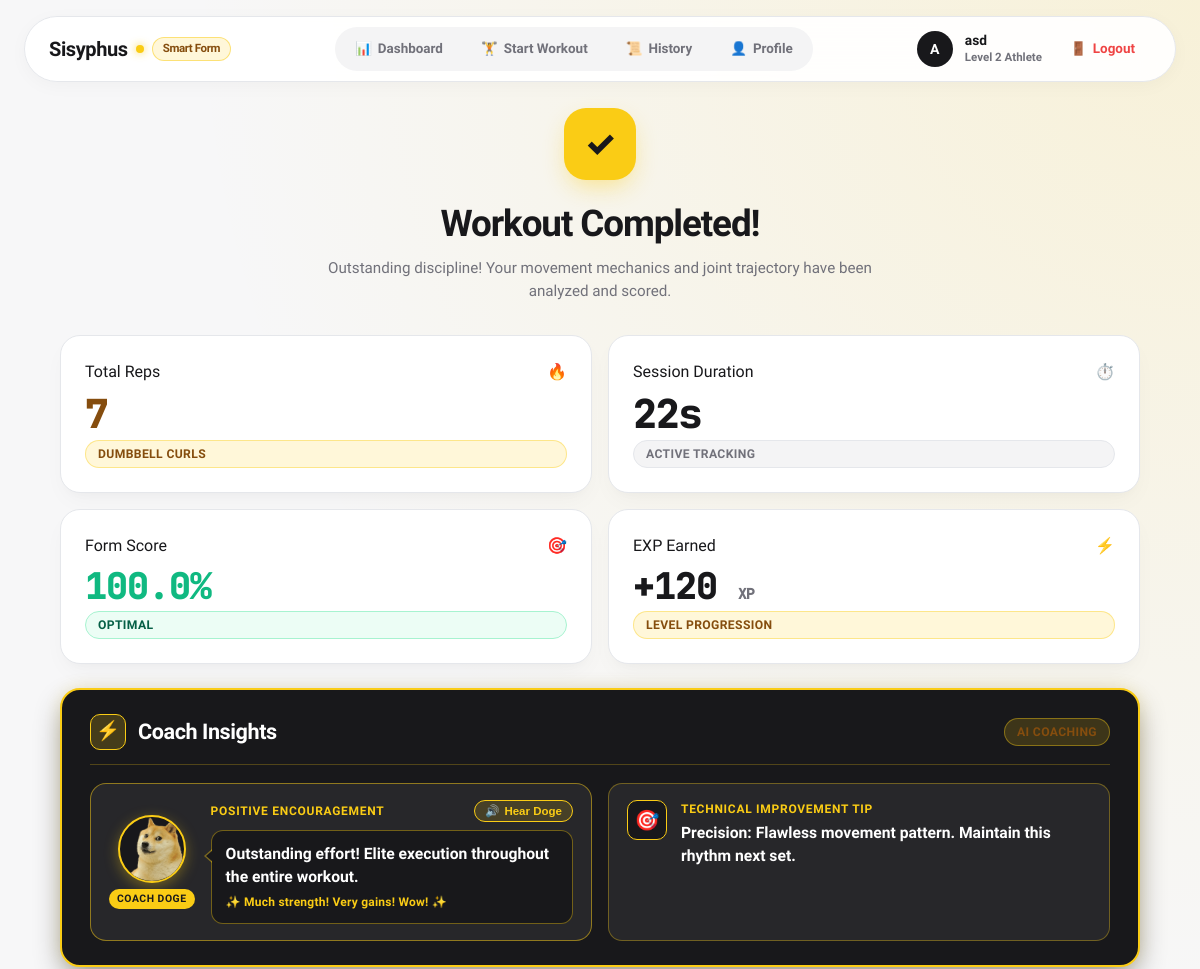
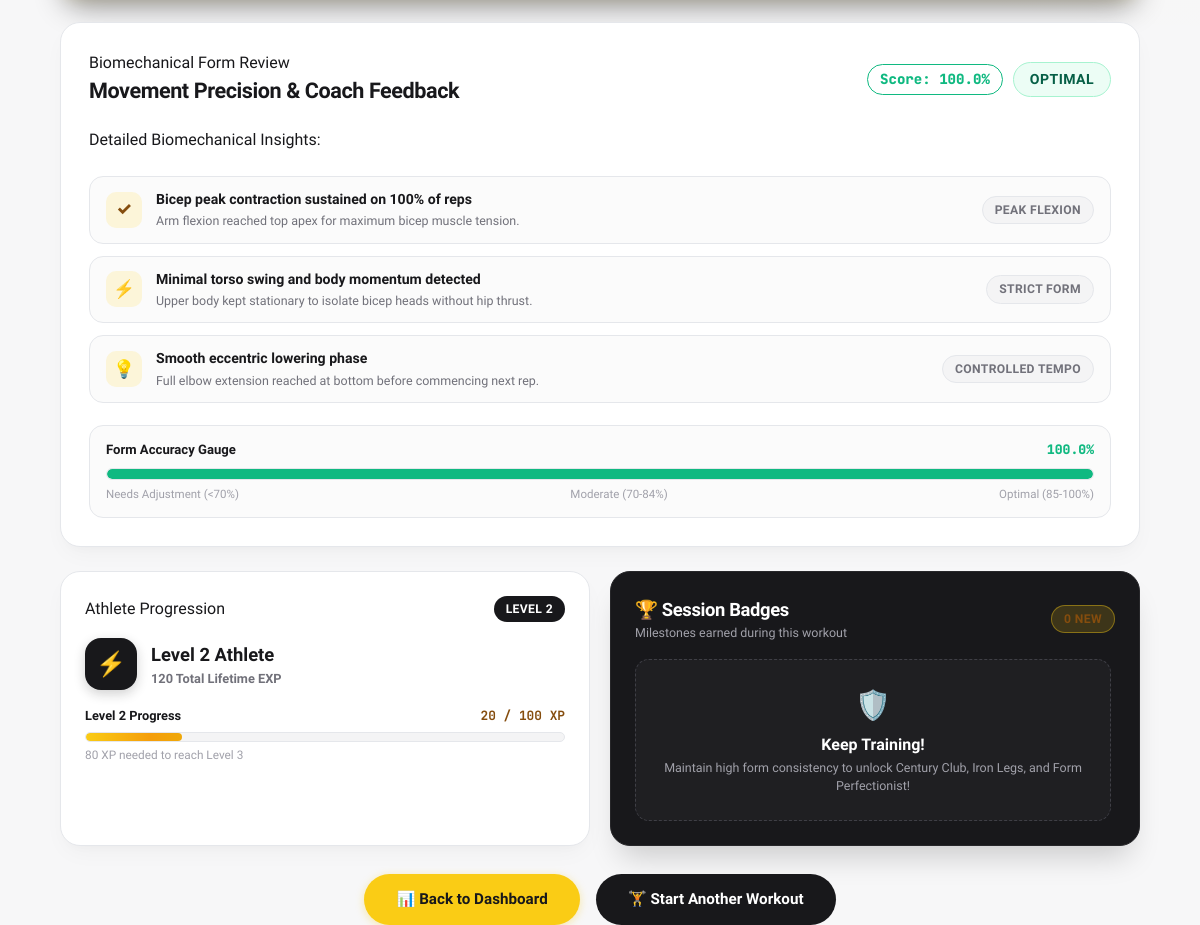
The app's page /summary/10 (signed in), older data (2 pictures, top to bottom).
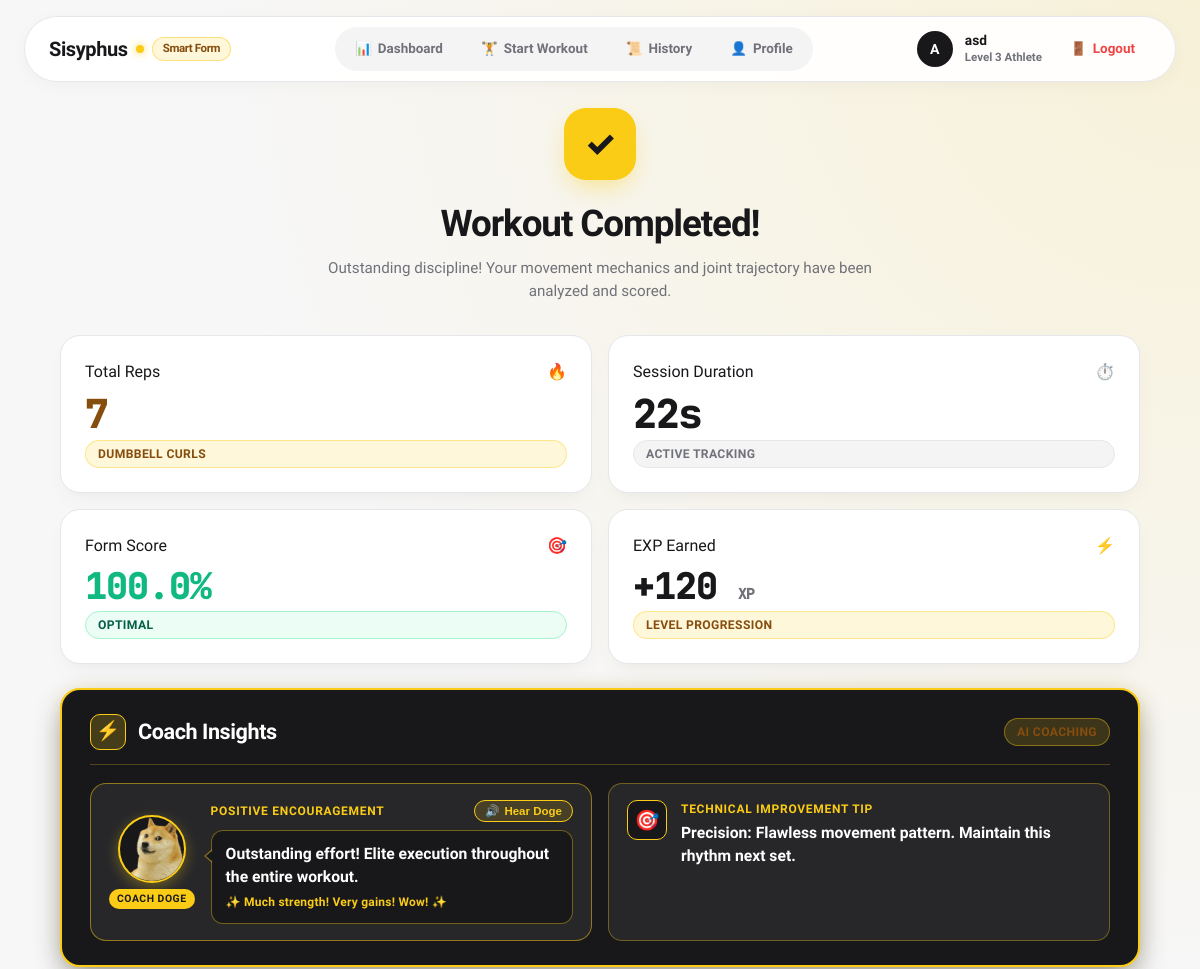
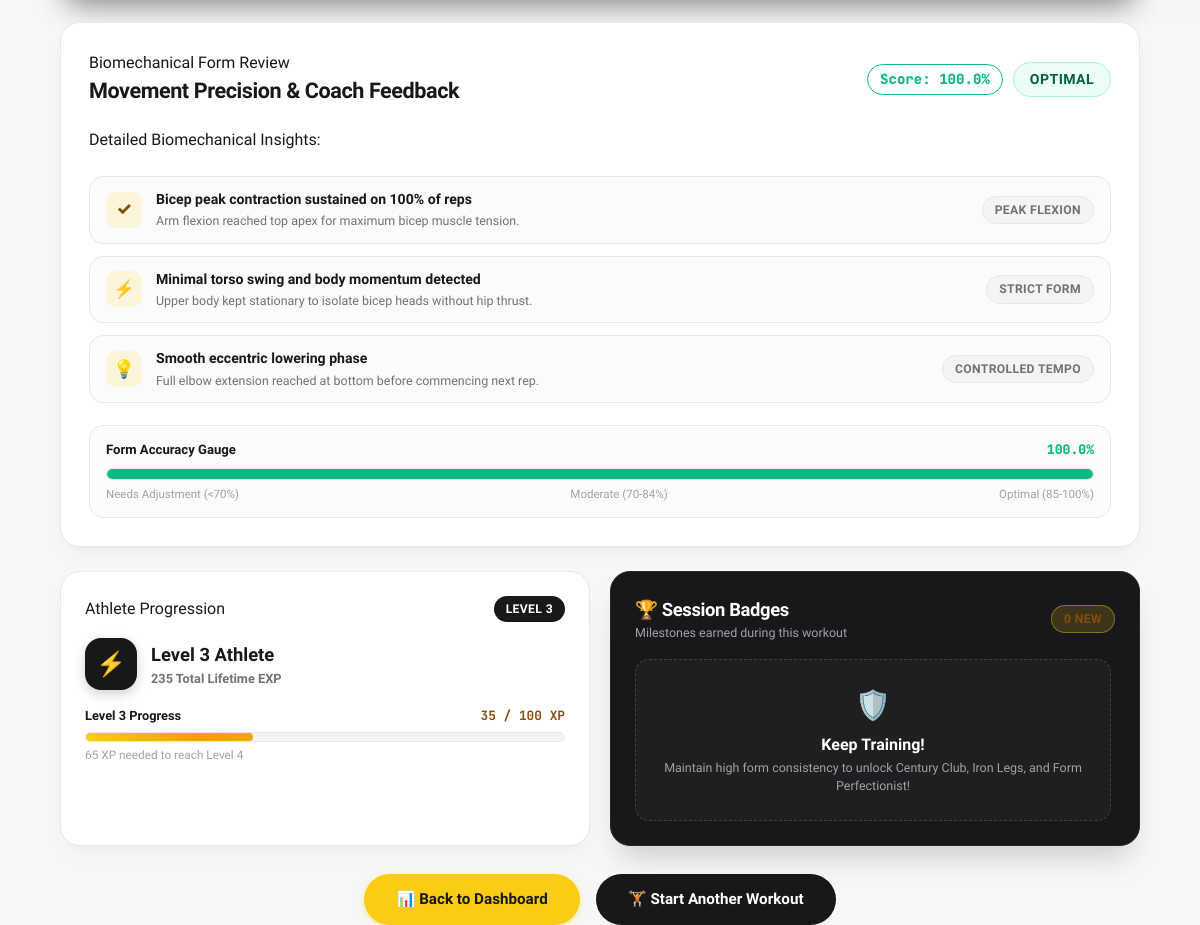
The same page, newer data (2 pictures, top to bottom).
### app.py (models this page shows, shortened)
class User(UserMixin, db.Model):
    __tablename__ = 'users'
    id = db.Column(db.Integer, primary_key=True)
    username = db.Column(db.String(80), unique=True, nullable=False, index=True)
    password_hash = db.Column(db.String(255), nullable=False)
    exp = db.Column(db.Integer, default=0, nullable=False)
    level = db.Column(db.Integer, default=1, nullable=False)
    created_at = db.Column(db.DateTime, default=lambda: datetime.now(timezone.utc))
    sessions = db.relationship('ExerciseSession', backref='user', lazy=True, cascade='all, delete-orphan')
    badges = db.relationship('Badge', backref='user', lazy=True, cascade='all, delete-orphan')

class ExerciseSession(db.Model):
    __tablename__ = 'exercise_sessions'
    id = db.Column(db.Integer, primary_key=True)
    user_id = db.Column(db.Integer, db.ForeignKey('users.id'), nullable=False, index=True)
    exercise_type = db.Column(db.String(50), nullable=False)
    rep_count = db.Column(db.Integer, nullable=False, default=0)
    total_duration_seconds = db.Column(db.Float, nullable=False, default=0.0)
    timestamp = db.Column(db.DateTime, default=lambda: datetime.now(timezone.utc), index=True)
    avg_form_accuracy = db.Column(db.Float, nullable=False, default=100.0)

### app.py (the view, shortened to what this page needs)
@app.route('/summary/<int:session_id>')
@login_required
def summary(session_id):
    session_record = ExerciseSession.query.filter_by(id=session_id, user_id=current_user.id).first_or_404()
    score = session_record.avg_form_accuracy
    if score >= 85:
        form_status = "Optimal"
        badge_class = "badge-optimal"
        badge_color = "#10b981"
    elif score >= 70:
        form_status = "Moderate"
        badge_class = "badge-moderate"
        badge_color = "#f59e0b"
    else:
        form_status = "Needs Adjustment"
        badge_class = "badge-adjustment"
        badge_color = "#ef4444"
    insights = []
    ex_lower = session_record.exercise_type.lower()
    score_int = int(round(score))
    if "squat" in ex_lower:
        insights.append({
            "title": f"Squat depth consistent on {score_int}% of reps",
            "detail": "Knee flexion and hip crease reached parallel with the knee joint to engage quads and glutes.",
            "tag": "Depth Consistency"
        })
        insights.append({
            "title": "Knee alignment maintained through eccentric descent" if score >= 75 else "Keep knees driven outward over toes",
            "detail": "No significant knee valgus collapse detected during active rep cycles." if score >= 75 else "Drive knees outward to avoid excessive medial stress on ligaments.",
            "tag": "Joint Alignment"
        })
        insights.append({
            "title": "Controlled descent tempo maintained",
            "detail": "Smooth eccentric descent prevented bounce at bottom of rep range.",
            "tag": "Cadence & Tempo"
        })
    else:
        insights.append({
            "title": f"Bicep peak contraction sustained on {score_int}% of reps",
            "detail": "Arm flexion reached top apex for maximum bicep muscle tension.",
            "tag": "Peak Flexion"
        })
        insights.append({
            "title": "Minimal torso swing and body momentum detected",
            "detail": "Upper body kept stationary to isolate bicep heads without hip thrust.",
            "tag": "Strict Form"
        })
        insights.append({
            "title": "Smooth eccentric lowering phase",
            "detail": "Full elbow extension reached at bottom before commencing next rep.",
            "tag": "Controlled Tempo"
        })
    if score >= 90:
        coach_encouragement = "Outstanding effort! Elite execution throughout the entire workout."
    elif score >= 80:
        coach_encouragement = "Solid power output throughout the entire set!"
    elif score >= 70:
        coach_encouragement = "Strong determination and consistent drive on every rep!"
    else:
        coach_encouragement = "Fierce dedication! Keep pushing your limits every session."
    if score >= 90:
        coach_tip = "Precision: Flawless movement pattern. Maintain this rhythm next set."
    elif "squat" in ex_lower:
        if score < 75:
            coach_tip = "Squats: Sink hips two inches deeper at the bottom."
        else:
            coach_tip = "Squats: Drive knees outward over toes throughout descent."
    elif "push" in ex_lower:
        if score < 75:
            coach_tip = "Push-ups: Keep spine neutral from neck to ankles."
        else:
            coach_tip = "Push-ups: Tuck elbows closer to ribs on descent."
    elif "curl" in ex_lower:
        if score < 75:
            coach_tip = "Curls: Pin elbows against your ribs."
        else:
            coach_tip = "Curls: Squeeze biceps at peak and lower smoothly."
    else:
        if score < 75:
            coach_tip = "Form: Move smoothly through the full range of motion."
        else:
            coach_tip = "Form: Maintain core bracing through each repetition."
    exp_earned = max(10, session_record.rep_count * 10) + (50 if score >= 90 else (25 if score >= 75 else 0))
    user_exp = current_user.exp or 0
    user_level = current_user.level or 1
    exp_in_level = user_exp % 100
    exp_progress_pct = exp_in_level
    exp_needed = 100 - exp_in_level
    now_utc = datetime.now(timezone.utc)
    new_badges = []
    for b in current_user.badges:
        if b.unlocked_at:
            b_dt = b.unlocked_at
            if b_dt.tzinfo is None:
                b_dt = b_dt.replace(tzinfo=timezone.utc)
            if abs((now_utc - b_dt).total_seconds()) < 120:
                new_badges.append(b)
    return render_template(
        'summary.html',
        session=session_record,
        form_status=form_status,
        badge_class=badge_class,
        badge_color=badge_color,
        insights=insights,
        coach_encouragement=coach_encouragement,
        coach_tip=coach_tip,
        exp_earned=exp_earned,
        user_level=user_level,
        user_exp=user_exp,
        exp_in_level=exp_in_level,
        exp_progress_pct=exp_progress_pct,
        exp_needed=exp_needed,
        new_badges=new_badges
    )

### templates/summary.html (shortened to what this page needs)
{% extends "layout.html" %}
{% block content %}
<div class="summary-container">
  <div class="summary-hero-section">
    <div class="summary-hero-badge">✓</div>
    <h1 class="summary-title">Workout Completed!</h1>
    <p class="summary-subtitle">
      Outstanding discipline! Your movement mechanics and joint trajectory have been analyzed and scored.
    </p>
  </div>
  <div class="analytics-row-grid">
    <div class="bento-card analytics-stat-card">
      <div class="stat-top-row">
        <span class="stat-label">Total Reps</span>
        <span class="stat-icon">🔥</span>
      </div>
      <div class="stat-figure analytics-figure-reps">{{ session.rep_count }}</div>
      <span class="pill-tag pill-yellow">{{ session.exercise_type }}</span>
    </div>
    <div class="bento-card analytics-stat-card">
      <div class="stat-top-row">
        <span class="stat-label">Session Duration</span>
        <span class="stat-icon">⏱️</span>
      </div>
      <div class="stat-figure">{{ session.total_duration_seconds | format_duration }}</div>
      <span class="pill-tag pill-gray">Active Tracking</span>
    </div>
    <div class="bento-card analytics-stat-card">
      <div class="stat-top-row">
        <span class="stat-label">Form Score</span>
        <span class="stat-icon">🎯</span>
      </div>
      <div class="stat-figure analytics-figure-score" style="color: {{ badge_color }};">
        {{ session.avg_form_accuracy }}%
      </div>
      <span class="pill-tag {{ badge_class }}">
        {{ form_status }}
      </span>
    </div>
    <div class="bento-card analytics-stat-card">
      <div class="stat-top-row">
        <span class="stat-label">EXP Earned</span>
        <span class="stat-icon">⚡</span>
      </div>
      <div class="stat-figure analytics-figure-exp">
        +{{ exp_earned }} <span class="exp-sub">XP</span>
      </div>
      <span class="pill-tag pill-yellow">Level Progression</span>
    </div>
  </div>
  <div class="bento-card coach-insights-card" style="background: #18181b; border: 2px solid #facc15; border-radius: 20px; color: #ffffff; padding: 24px 28px; margin-bottom: 24px;">
    <div class="coach-insights-header">
      <div class="coach-insights-title-group">
        <span class="coach-insights-badge">⚡</span>
        <h2 class="coach-insights-heading">Coach Insights</h2>
      </div>
      <span class="pill-tag pill-yellow">AI Coaching</span>
    </div>
    <div class="coach-insights-grid">
      <div class="coach-insight-item doge-coach-item">
        <div class="doge-avatar-container">
          <img src="{{ url_for('static', filename='doge.png') }}" alt="Coach Doge" class="doge-coach-avatar">
          <span class="doge-badge-pill">Coach Doge</span>
        </div>
        <div class="coach-insight-text-group doge-speech-bubble-wrapper">
          <div class="doge-speech-header">
            <span class="coach-insight-label">Positive Encouragement</span>
            <button type="button" id="btn-doge-speak" class="doge-voice-btn" title="Hear Coach Doge speak" onclick="speakDogeEncouragement()">
              <span class="voice-icon">🔊</span> Hear Doge
            </button>
          </div>
          <div class="doge-speech-bubble">
            <div class="coach-insight-body doge-speech-text" id="doge-encouragement-text">{{ coach_encouragement }}</div>
            <div class="doge-speech-flair">✨ Much strength! Very gains! Wow! ✨</div>
          </div>
        </div>
      </div>
      <div class="coach-insight-item">
        <div class="coach-insight-icon-box">🎯</div>
        <div class="coach-insight-text-group">
          <div class="coach-insight-label">Technical Improvement Tip</div>
          <div class="coach-insight-body">{{ coach_tip }}</div>
        </div>
      </div>
    </div>
  </div>
  <div class="form-review-panel bento-card">
    <div class="form-review-header">
      <div>
        <div class="stat-label">Biomechanical Form Review</div>
        <h2 class="form-review-title">Movement Precision & Coach Feedback</h2>
      </div>
      <div class="form-status-badge-wrap">
        <span class="overall-score-pill" style="border-color: {{ badge_color }}; color: {{ badge_color }};">
          Score: {{ session.avg_form_accuracy }}%
        </span>
        <span class="pill-tag {{ badge_class }} status-badge-large">
          {{ form_status }}
        </span>
      </div>
    </div>
    <div class="form-insights-list">
      <div class="stat-label" style="margin-bottom: 12px;">Detailed Biomechanical Insights:</div>
      {% for insight in insights %}
        <div class="insight-row">
          <div class="insight-icon" style="background: rgba(250, 204, 21, 0.15); color: #854d0e;">
            {% if loop.first %}✓{% elif loop.index == 2 %}⚡{% else %}💡{% endif %}
          </div>
          <div class="insight-text">
            <strong>{{ insight.title }}</strong>
            <p>{{ insight.detail }}</p>
          </div>
          <span class="pill-tag pill-gray insight-tag">{{ insight.tag }}</span>
        </div>
      {% endfor %}
    </div>
    <div class="form-gauge-section">
      <div class="form-gauge-labels">
        <span>Form Accuracy Gauge</span>
        <span style="font-family: 'JetBrains Mono', monospace; font-weight: 800; color: {{ badge_color }};">
          {{ session.avg_form_accuracy }}%
        </span>
      </div>
      <div class="form-gauge-track">
        <div class="form-gauge-fill" style="width: {{ session.avg_form_accuracy }}%; background: {{ badge_color }};"></div>
      </div>
      <div class="gauge-scale-row">
        <span>Needs Adjustment (&lt;70%)</span>
        <span>Moderate (70-84%)</span>
        <span>Optimal (85-100%)</span>
      </div>
    </div>
  </div>
  <div class="summary-secondary-grid">
    <div class="bento-card">
      <div class="card-header-flex">
        <span class="stat-label">Athlete Progression</span>
        <span class="pill-tag pill-charcoal">Level {{ user_level }}</span>
      </div>
      <div class="profile-info-row" style="margin: 16px 0;">
        <div class="profile-avatar-box">⚡</div>
        <div>
          <div class="profile-user-name">Level {{ user_level }} Athlete</div>
          <div class="profile-user-role">{{ user_exp }} Total Lifetime EXP</div>
        </div>
      </div>
      <div class="exp-progress-block">
        <div class="exp-label-row">
          <span>Level {{ user_level }} Progress</span>
          <span class="exp-figures">{{ exp_in_level }} / 100 XP</span>
        </div>
        <div class="exp-track">
          <div class="exp-fill exp-bar-animated" style="width: {{ exp_progress_pct }}%;"></div>
        </div>
        <div class="exp-needed-text">
          {{ exp_needed }} XP needed to reach Level {{ user_level + 1 }}
        </div>
      </div>
    </div>
    <div class="bento-dark-card">
      <div class="card-header-flex">
        <div>
          <h3 class="quests-heading">🏆 Session Badges</h3>
          <p class="quests-subheading">Milestones earned during this workout</p>
        </div>
        <span class="pill-tag pill-yellow">{{ new_badges|length if new_badges else 0 }} New</span>
      </div>
      <div class="badges-scroll-list" style="margin-top: 14px;">
        {% if new_badges %}
          {% for b in new_badges %}
            <div class="badge-list-item unlocked-item">
              <div class="badge-item-left">
                <div class="badge-icon-box">{{ b.icon }}</div>
                <div>
                  <div class="badge-name text-white">{{ b.name }}</div>
                  <div class="badge-desc">{{ b.description }}</div>
                </div>
              </div>
              <span class="pill-tag pill-unlocked">🎉 UNLOCKED!</span>
            </div>
          {% endfor %}
        {% else %}
          <div class="empty-badges-box">
            <span style="font-size: 1.8rem;">🛡️</span>
            <div style="font-weight: 700; color: #ffffff; margin-top: 6px;">Keep Training!</div>
            <p style="font-size: 0.78rem; color: #a1a1aa; margin-top: 2px;">
              Maintain high form consistency to unlock Century Club, Iron Legs, and Form Perfectionist!
            </p>
          </div>
        {% endif %}
      </div>
    </div>
  </div>
  <div class="summary-actions-row">
    <a href="/dashboard" class="btn-yellow summary-action-btn">
      <span>📊 Back to Dashboard</span>
    </a>
    <a href="/workout" class="btn-charcoal summary-action-btn">
      <span>🏋️ Start Another Workout</span>
    </a>
  </div>
</div>
{% endblock %}

### templates/layout.html (shortened to what this page needs)
<!DOCTYPE html>
<html lang="en">
<head>
  <link rel="stylesheet" href="{{ url_for('static', filename='css/style.css') }}">
</head>
<body>
  <header class="navbar-container">
    <nav class="navbar-floating">
      <a href="/" class="logo-text">
        <span>Sisyphus</span>
        <span class="logo-dot"></span>
        <span class="logo-badge">Smart Form</span>
      </a>
      <div class="nav-pills">
        {% if current_user.is_authenticated %}
          <a href="/dashboard" class="nav-pill {% if request.path in ['/', '/dashboard'] %}active{% endif %}">
            <span class="nav-tab-icon">📊</span>
            <span>Dashboard</span>
          </a>
          <a href="/workout" class="nav-pill {% if request.path == '/workout' %}active{% endif %}">
            <span class="nav-tab-icon">🏋️</span>
            <span>Start Workout</span>
          </a>
          <a href="/dashboard#history" class="nav-pill">
            <span class="nav-tab-icon">📜</span>
            <span>History</span>
          </a>
          <a href="/dashboard#profile" class="nav-pill">
            <span class="nav-tab-icon">👤</span>
            <span>Profile</span>
          </a>
        {% endif %}
      </div>
      <div class="user-badge-wrap">
        {% if current_user.is_authenticated %}
          <div class="user-avatar" title="{{ current_user.username }}">{{ current_user.username[0]|upper }}</div>
          <div class="user-meta-info">
            <div class="user-meta-name">{{ current_user.username }}</div>
            <div class="user-meta-level">Level {{ current_user.level }} Athlete</div>
          </div>
          <a href="/logout" class="nav-pill logout-btn" title="Sign Out">
            <span>🚪</span>
            <span class="logout-text">Logout</span>
          </a>
        {% else %}
          <a href="/register" class="btn-yellow join-btn">Join Sisyphus</a>
        {% endif %}
      </div>
    </nav>
  </header>
  <main class="container">
    {% block content %}{% endblock %}
  </main>
</body>
</html>

Row changes from the older to the newer data that the page shows:
changed User "asd": level "2" → "3"
Text that changed along with them:
{{ user_level }}: "2" → "3"
{{ user_exp }}: "120" → "235"
{{ exp_in_level }}: "20" → "35"
{{ exp_progress_pct }}: 20 → 35 (drawn)
{{ exp_needed }}: "80" → "65"
{{ user_level + 1 }}: "3" → "4"
